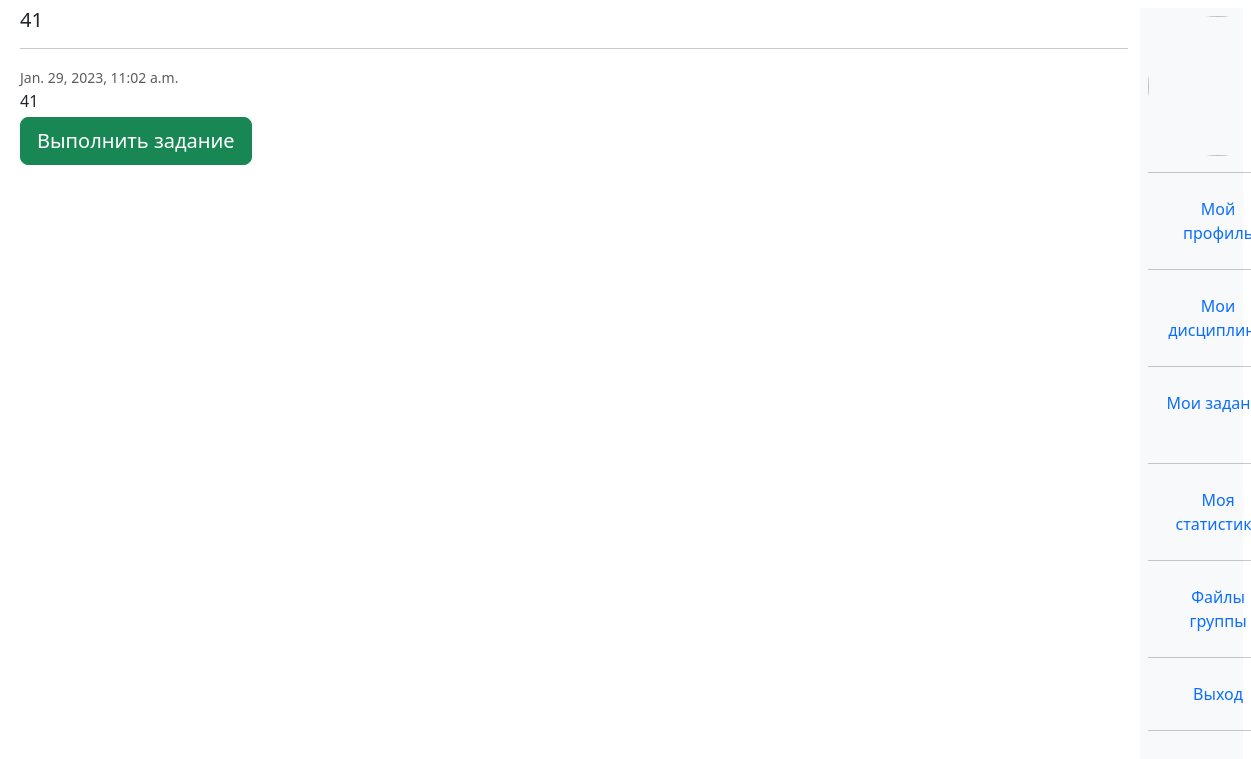
Page /task/CommonTask/28 (signed in) on the earlier database version.
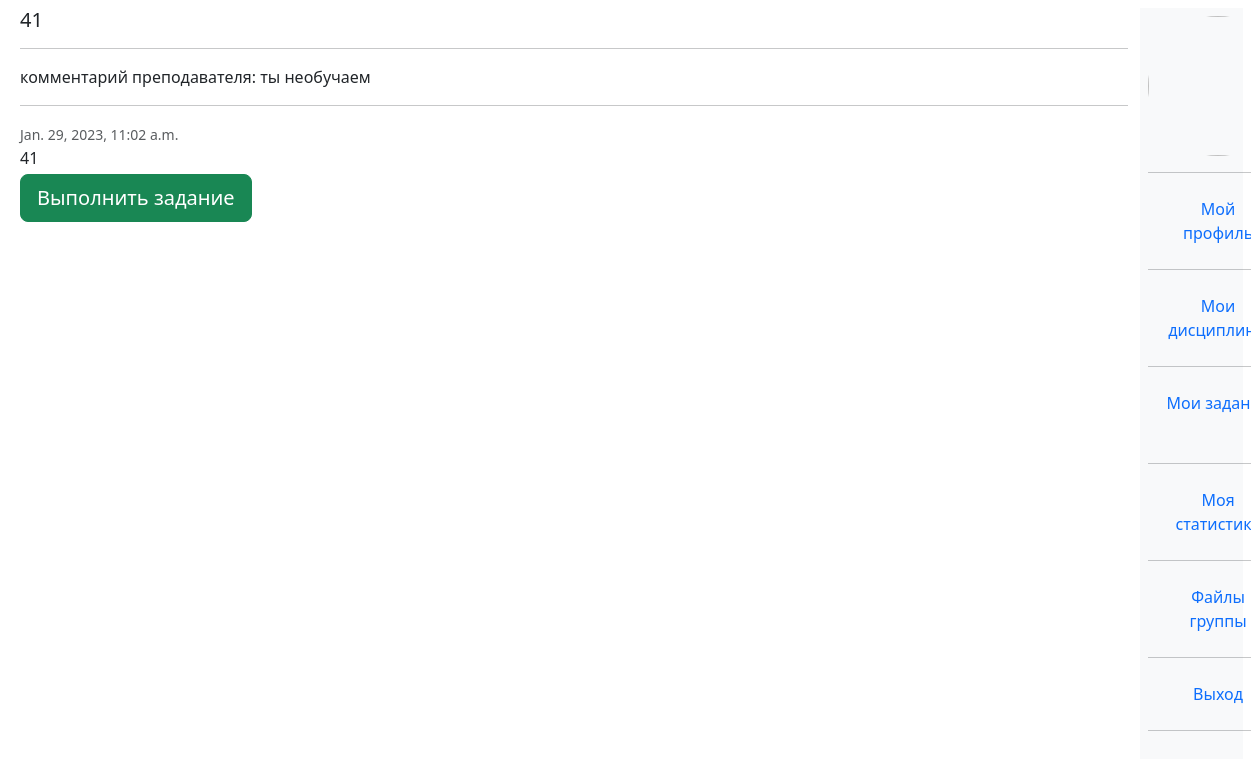
Same page on the later database version.
### univ_app/models.py (models this page shows, shortened)
class AnsweredTask(models.Model):
    ASND = "ASSIGNED"
    DONE = "DONE"
    PSSD = "PASSED"
    EVAL = "EVALUATED"
    CHKD = "CHECKED" #for InfoTask
    STATUS_CHOICES = (
        (ASND, "Assigned"),
        (DONE, "Done"),
        (PSSD, "Passed"),
        (EVAL, "Evaluated"),
        (CHKD, "CHECKED"),
    )
    student = models.ForeignKey("Student", blank = True, null = True, on_delete = models.SET_NULL)
    finished_at = models.DateTimeField(auto_now_add = True,blank = True, null = True)
    status = models.CharField(max_length = 255, choices=STATUS_CHOICES, default = ASND, blank = True)
    class Meta:
        abstract = True

class AnsweredCommonTask(AnsweredTask):
    grade = models.IntegerField(null = True, blank = True)
    answer = models.TextField(null = True, default = "")
    file = models.FileField(upload_to = "uploads/answered_common_tasks/" , blank = True, null = True)
    common_task = models.ForeignKey("CommonTask", blank = True, null = True, on_delete = models.SET_NULL)
    comment_from_teacher = models.TextField(default = "", blank = True)

### univ_app/decorators.py (the view)
        def wrapper(request, *args, **kwargs):
            group = None
            if request.user.groups.exists():
                group = request.user.groups.all()[0].name
            if group in allowed_groups:
                return view_func(request, *args, **kwargs)
            else:
                return HttpResponse("У вас нет прав доступа к этой странице")

### univ_app/context_processors.py (called while the page is built)
def get_profile_picture_form(request):
    picture_form = PictureForm
    return {"picture_form": picture_form}

### univ_app/models.py (called while the page is built)
    def get_type(self):
        return str(self.__class__.__name__)

### univ_app/templatetags/user_tags.py (called while the page is built)
@register.filter(name='has_group')
def has_group(user, group_name):
    return user.groups.filter(name=group_name).exists()

### univ_app/utils.py (called while the page is built)
def get_task(task_type, task_id):
    if task_type == "CommonTask":
        return get_object_or_404(CommonTask, id = task_id)
    if task_type == "Test":
        return get_object_or_404(Test, id = task_id)
    if task_type == "InfoTask":
        return get_object_or_404(InfoTask, id = task_id)

def is_teacher(user):
    if user.groups.filter(name = "teacher").exists(): return True
    else: return False

### univ_app/views.py (called while the page is built)
@allowed_users(allowed_groups = ["teacher","student"])
def ts_task(request, task_type, task_id):
    task = get_task(task_type, task_id)
    ctx = {
    "task":task
    }
    user = request.user
    if not is_teacher(user) and task_type == "CommonTask":
        student = user.student
        ans_task = AnsweredCommonTask.objects.get(student = student, common_task = task)
        ctx['ans_common_task'] = ans_task
    return render(request,"mutual_views/ts_task.html",ctx)

### templates/mutual_views/ts_task.html (shortened to what this page needs)
{%extends "base.html"%}
{%load user_tags%}
{% block ts_task %}
      <h5 class="mb-1">{{task.title}} </h5>
      <hr>
      {% if ans_common_task.comment_from_teacher%}
      комментарий преподавателя:
      {{ans_common_task.comment_from_teacher}}
      <hr>
      {%endif%}
      <small class="text-muted">{{task.created_at}}</small>
    <p class="mb-1">{{task.description}}</p>
  {% if not request.user|has_group:'teacher' %}
  <a class = "btn btn-success btn-lg" href ="{% url 's_answer_task' task.get_type task.id %}" name="button">
    {%if task.get_type == "InfoTask"%}
    С материалами ознакомлен(а)
    {%else%}
    {%if ans_common_task.status == "DONE"%}
      Изменить ответ
    {%else%}
      Выполнить задание
    {%endif%}
  </a>
   {% endif %}
   {%endif%}
{% endblock %}

Differences in the rows shown:
now on this page (row edited): AnsweredCommonTask: comment_from_teacher "ты необучаем"
changed AnsweredCommonTask: comment_from_teacher empty → "ты необучаем" (drawn)
Other differences:
text now shown: "комментарий преподавателя:"
